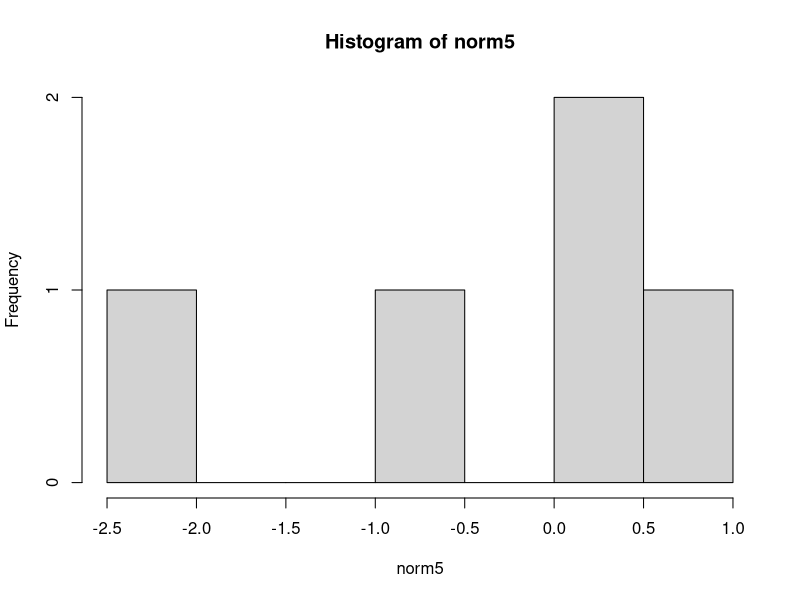
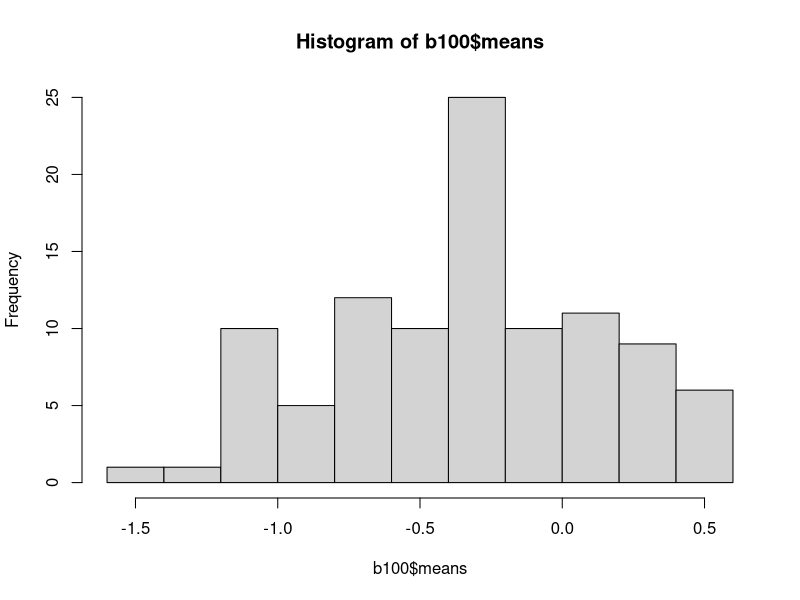
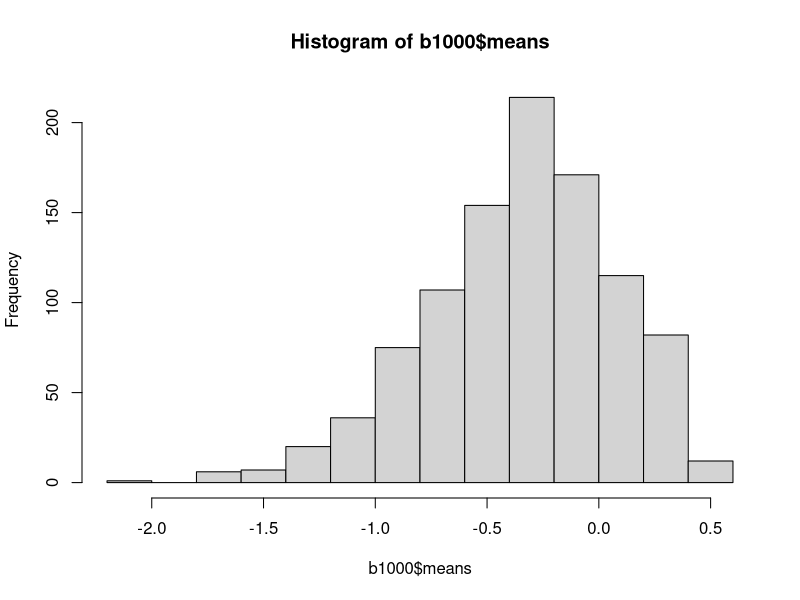
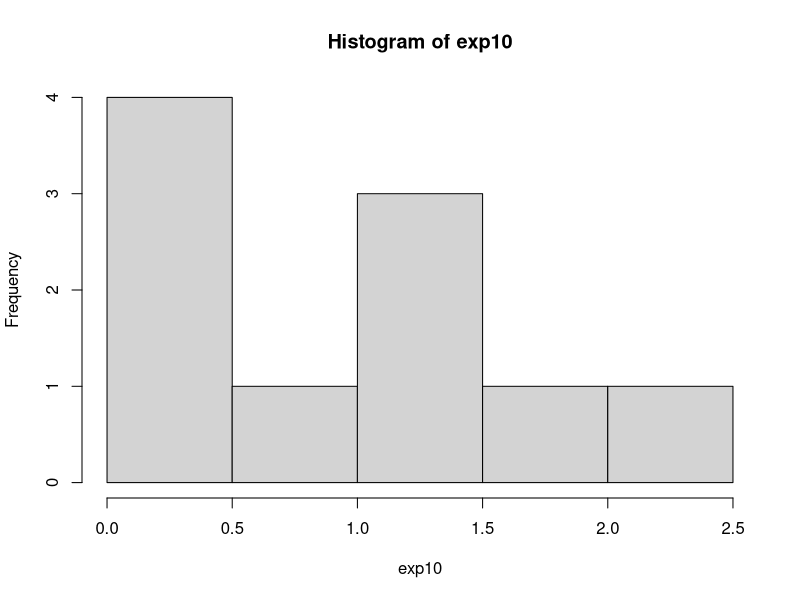
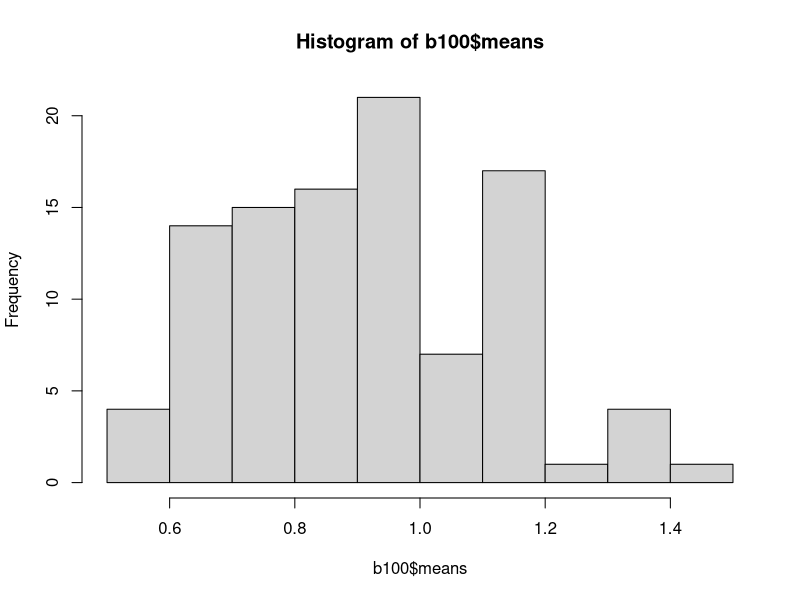
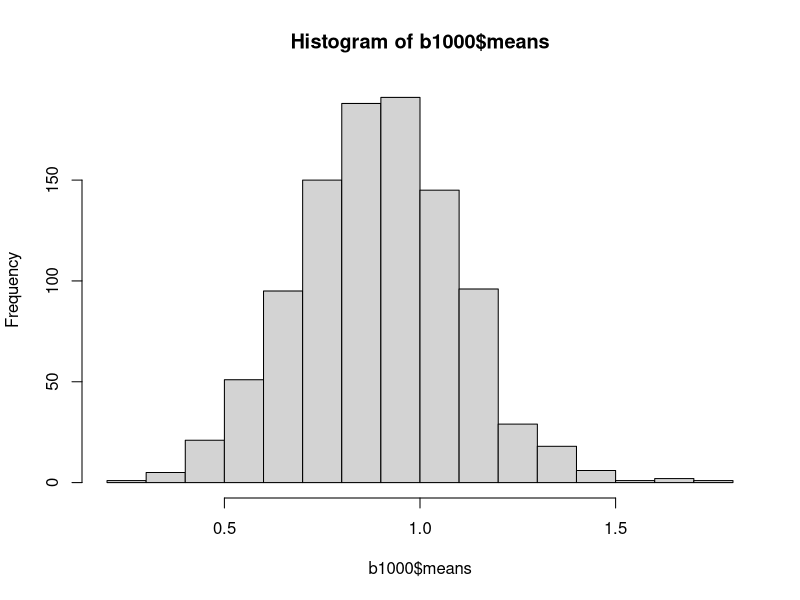

The R source for these figures, in order:
## ---- chunk 1
knitr::opts_chunk$set(echo = TRUE)
## ---- chunk 2
b.means <- function(data, num) {
    resamples <- lapply(1:num, function(i) sample(data, replace=T))
    r.means <- sapply(resamples, mean)
    list(resamples=resamples, means=r.means)   
}
## ---- chunk 3
norm5 <- rnorm(5)
b100 <- b.means(norm5, 100)
b1000 <- b.means(norm5, 1000)
hist(norm5)
hist(b100$means)
hist(b1000$means)
## ---- chunk 4
exp10 <- rexp(10)
b100 <- b.means(exp10, 100)
b1000 <- b.means(exp10, 1000)
hist(exp10)
hist(b100$means)
hist(b1000$means)
